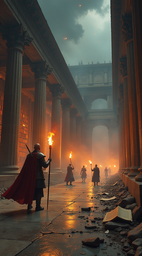
#> input picture generated_images copy/image_1.png, 142 x 256 px, shrunk from 640 x 1152 before the run; its folder holds only this picture in this run
$ python -i IncreaseFPS.py   (imports and definitions only)
#> lines starting #> are read from the running program, lines starting #| are printed output that depends on the picture
import cv2
import numpy as np
import os
from tqdm import tqdm

def is_mp4_file(filename):
    return os.path.splitext(filename)[1].lower() == '.mp4'

def process_single_video(input_path, output_path):
#> called with input_path = '../../generated_images copy/image_1.png', output_path = 'out.png'
    try:
        cap = cv2.VideoCapture(input_path)
        if not cap.isOpened():
            return False

        width = int(cap.get(cv2.CAP_PROP_FRAME_WIDTH))
        height = int(cap.get(cv2.CAP_PROP_FRAME_HEIGHT))
        input_fps = cap.get(cv2.CAP_PROP_FPS)
        total_frames = int(cap.get(cv2.CAP_PROP_FRAME_COUNT))

        if width <= 0 or height <= 0 or input_fps <= 0:
            cap.release()
            return False

        output_fps = 2 * input_fps
        fourcc = cv2.VideoWriter_fourcc(*'mp4v')
        writer = cv2.VideoWriter(output_path, fourcc, output_fps, (width, height))

        if not writer.isOpened():
            cap.release()
            return False

        # Read first frame
        success, frame_prev = cap.read()
#> frame_prev is the input picture: shape (256, 142, 3); mean B, G, R 61.1, 73, 87.4
        if not success:
            cap.release()
            writer.release()
            return False
        writer.write(frame_prev)

        x, y = np.meshgrid(np.arange(width), np.arange(height))
        sharpen_kernel = np.array([[0, -0.1, 0],
                                   [-0.1, 1.4, -0.1],
                                   [0, -0.1, 0]])

        with tqdm(total=total_frames, desc=f"Processing {os.path.basename(input_path)}", leave=False) as pbar:
            pbar.update(1)

            while True:
                success, frame_curr = cap.read()
                if not success:
                    break

                # Convert to grayscale with histogram equalization
                gray_prev = cv2.equalizeHist(cv2.cvtColor(frame_prev, cv2.COLOR_BGR2GRAY))
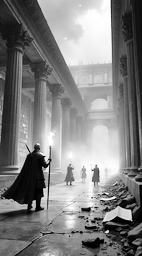
#> gray_prev: shape (256, 142); min 0, max 255, mean 128.5
                gray_curr = cv2.equalizeHist(cv2.cvtColor(frame_curr, cv2.COLOR_BGR2GRAY))

                # Improved optical flow parameters
                flow = cv2.calcOpticalFlowFarneback(
                    gray_prev, gray_curr, None,
                    pyr_scale=0.5,
                    levels=3,
                    winsize=15,
                    iterations=3,
                    poly_n=5,
                    poly_sigma=1.2,
                    flags=cv2.OPTFLOW_FARNEBACK_GAUSSIAN
                )

                # Create forward and backward mappings with boundary handling
                map_x_forward = (x - 0.5 * flow[:, :, 0]).astype(np.float32)
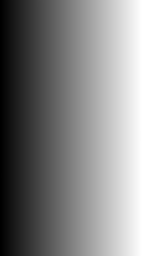
#> map_x_forward: shape (256, 142) float32; min -0.0693, max 141, mean 70.5; drawn with min black and max white
                map_y_forward = (y - 0.5 * flow[:, :, 1]).astype(np.float32)
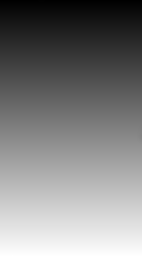
#> map_y_forward: shape (256, 142) float32; min -0.603, max 255.1, mean 127.5; drawn with min black and max white
                map_x_backward = (x + 0.5 * flow[:, :, 0]).astype(np.float32)
                map_y_backward = (y + 0.5 * flow[:, :, 1]).astype(np.float32)

                # Warp with border replication
                warped_prev = cv2.remap(frame_prev, map_x_forward, map_y_forward,
                                       interpolation=cv2.INTER_CUBIC,
                                       borderMode=cv2.BORDER_REPLICATE)
                warped_curr = cv2.remap(frame_curr, map_x_backward, map_y_backward,
                                       interpolation=cv2.INTER_CUBIC,
                                       borderMode=cv2.BORDER_REPLICATE)

                # Improved blending with edge-aware combination
                mask = np.ones_like(warped_prev, dtype=np.float32)
                mask[warped_prev == 0] = 0  # Exclude pure black pixels (if any)
                mask[warped_curr == 0] = 0

                interpolated_frame = cv2.addWeighted(warped_prev, 0.5, warped_curr, 0.5, 0)

                # Post-processing pipeline
                interpolated_frame = cv2.medianBlur(interpolated_frame, 3)
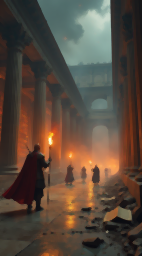
#> interpolated_frame: shape (256, 142, 3); mean B, G, R 61, 72.8, 87.3
                interpolated_frame = cv2.filter2D(interpolated_frame, -1, sharpen_kernel)
                interpolated_frame = cv2.fastNlMeansDenoisingColored(interpolated_frame, None, 3, 3, 7, 21)

                # Write frames
                writer.write(interpolated_frame)
                writer.write(frame_curr)

                frame_prev = frame_curr
                pbar.update(1)

        cap.release()
        writer.release()
        return True

    except Exception as e:
        print(f"Error processing {input_path}: {str(e)}")
        return False

def IncreaseFPS(input_videos_folder_path, output_videos_folder_path):
    try:
        if not os.path.isdir(input_videos_folder_path):
            print("Error: Input folder does not exist.")
            return False

        os.makedirs(output_videos_folder_path, exist_ok=True)

        video_files = [f for f in os.listdir(input_videos_folder_path) if is_mp4_file(f)]
        if not video_files:
            print("No .mp4 video files found in input folder.")
            return False

        for video_file in video_files:
            input_path = os.path.join(input_videos_folder_path, video_file)
            output_path = os.path.join(output_videos_folder_path, video_file)

            print(f"Processing: {video_file}")
            if not process_single_video(input_path, output_path):
                print(f"Failed to process {video_file}. Aborting.")
                return False

        return True

    except Exception as e:
        print(f"Unexpected error: {str(e)}")
        return False

>>> result = process_single_video('../../generated_images copy/image_1.png', 'out.png')

$ run again, on generated_images copy/image_2.png
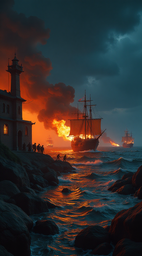
#> input picture generated_images copy/image_2.png, 142 x 256 px, shrunk from 640 x 1152 before the run
#> in process_single_video, frame_prev is the input picture: shape (256, 142, 3); mean B, G, R 46.9, 47.4, 50.6
#> in process_single_video, `gray_prev = cv2.equalizeHist(cv2.cvtColor(frame_prev, cv2.COLOR_BGR2GR..`:
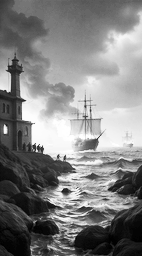
#> gray_prev: shape (256, 142); min 0, max 255, mean 129.1
#> in process_single_video, `interpolated_frame = cv2.medianBlur(interpolated_frame, 3)`:
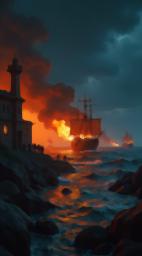
#> interpolated_frame: shape (256, 142, 3); mean B, G, R 46.8, 47.2, 50.1

$ run again, on generated_images copy/image_3.png
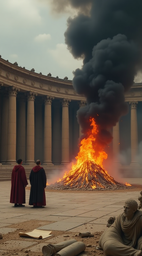
#> input picture generated_images copy/image_3.png, 142 x 256 px, shrunk from 640 x 1152 before the run
#> in process_single_video, frame_prev is the input picture: shape (256, 142, 3); mean B, G, R 75.1, 89.2, 102.6
#> in process_single_video, `gray_prev = cv2.equalizeHist(cv2.cvtColor(frame_prev, cv2.COLOR_BGR2GR..`:
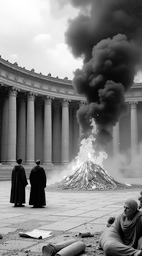
#> gray_prev: shape (256, 142); min 0, max 255, mean 128.4
#> in process_single_video, `interpolated_frame = cv2.medianBlur(interpolated_frame, 3)`:
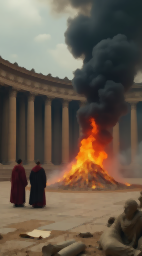
#> interpolated_frame: shape (256, 142, 3); mean B, G, R 75.1, 89.2, 102.6

$ run again, on generated_images copy/image_4.png
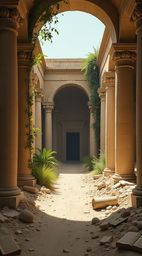
#> input picture generated_images copy/image_4.png, 142 x 256 px, shrunk from 640 x 1152 before the run
#> in process_single_video, frame_prev is the input picture: shape (256, 142, 3); mean B, G, R 71.1, 96.4, 113.9
#> in process_single_video, `gray_prev = cv2.equalizeHist(cv2.cvtColor(frame_prev, cv2.COLOR_BGR2GR..`:
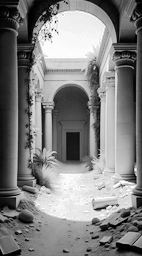
#> gray_prev: shape (256, 142); min 0, max 255, mean 128.4
#> in process_single_video, `interpolated_frame = cv2.medianBlur(interpolated_frame, 3)`:
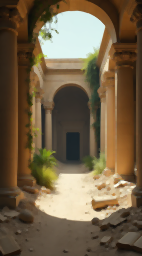
#> interpolated_frame: shape (256, 142, 3); mean B, G, R 70.9, 96.3, 114.1
